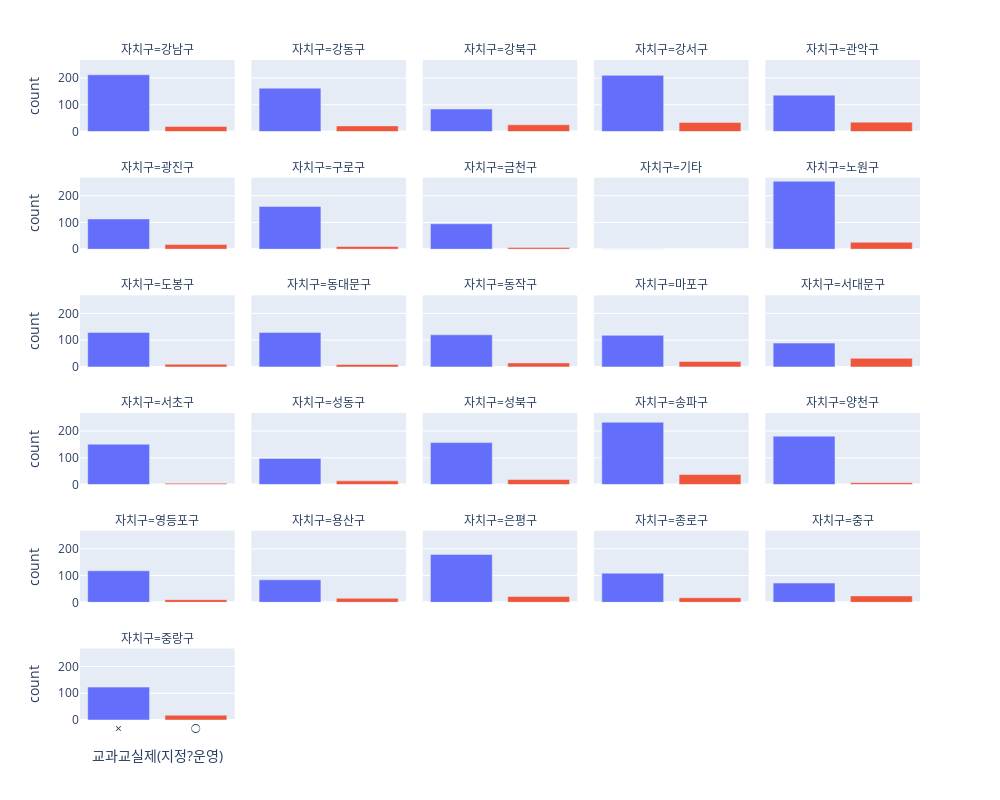

Notebook cell for this chart:
### Markdown cell above
* 대부분의 자치구에서 교과교실제를 운영하고 있는 학교의 개수가 적다..

### Code cell
fig = c_table.plot(x = "교과교실제(지정?운영)", y = "count", color = "교과교실제(지정?운영)",
            backend = "plotly", facet_col = "자치구",
            kind = "bar", facet_col_wrap = 5, width = 1000, height = 800)

fig.update_layout(showlegend = False)
#fig.update_yaxes(matches=None)

### Figure 1 — Plotly figure (JSON) as saved in the notebook; plotly's stock layout.template omitted (floating-point values rounded to 4 significant figures)
{"data": [{"alignmentgroup": "True", "hovertemplate": "교과교실제(지정?운영)=%{x}<br>자치구=강남구<br>count=%{y}<extra></extra>", "legendgroup": "×", "marker": {"color": "#636efa", "pattern": {"shape": ""}}, "name": "×", "offsetgroup": "×", "orientation": "v", "showlegend": true, "textposition": "auto", "type": "bar", "x": ["×"], "xaxis": "x26", "y": [212], "yaxis": "y26"}, {"alignmentgroup": "True", "hovertemplate": "교과교실제(지정?운영)=%{x}<br>자치구=강동구<br>count=%{y}<extra></extra>", "legendgroup": "×", "marker": {"color": "#636efa", "pattern": {"shape": ""}}, "name": "×", "offsetgroup": "×", "orientation": "v", "showlegend": false, "textposition": "auto", "type": "bar", "x": ["×"], "xaxis": "x27", "y": [162], "yaxis": "y27"}, {"alignmentgroup": "True", "hovertemplate": "교과교실제(지정?운영)=%{x}<br>자치구=강북구<br>count=%{y}<extra></extra>", "legendgroup": "×", "marker": {"color": "#636efa", "pattern": {"shape": ""}}, "name": "×", "offsetgroup": "×", "orientation": "v", "showlegend": false, "textposition": "auto", "type": "bar", "x": ["×"], "xaxis": "x28", "y": [84], "yaxis": "y28"}, {"alignmentgroup": "True", "hovertemplate": "교과교실제(지정?운영)=%{x}<br>자치구=강서구<br>count=%{y}<extra></extra>", "legendgroup": "×", "marker": {"color": "#636efa", "pattern": {"shape": ""}}, "name": "×", "offsetgroup": "×", "orientation": "v", "showlegend": false, "textposition": "auto", "type": "bar", "x": ["×"], "xaxis": "x29", "y": [210], "yaxis": "y29"}, {"alignmentgroup": "True", "hovertemplate": "교과교실제(지정?운영)=%{x}<br>자치구=관악구<br>count=%{y}<extra></extra>", "legendgroup": "×", "marker": {"color": "#636efa", "pattern": {"shape": ""}}, "name": "×", "offsetgroup": "×", "orientation": "v", "showlegend": false, "textposition": "auto", "type": "bar", "x": ["×"], "xaxis": "x30", "y": [136], "yaxis": "y30"}, {"alignmentgroup": "True", "hovertemplate": "교과교실제(지정?운영)=%{x}<br>자치구=광진구<br>count=%{y}<extra></extra>", "legendgroup": "×", "marker": {"color": "#636efa", "pattern": {"shape": ""}}, "name": "×", "offsetgroup": "×", "orientation": "v", "showlegend": false, "textposition": "auto", "type": "bar", "x": ["×"], "xaxis": "x21", "y": [113], "yaxis": "y21"}, {"alignmentgroup": "True", "hovertemplate": "교과교실제(지정?운영)=%{x}<br>자치구=구로구<br>count=%{y}<extra></extra>", "legendgroup": "×", "marker": {"color": "#636efa", "pattern": {"shape": ""}}, "name": "×", "offsetgroup": "×", "orientation": "v", "showlegend": false, "textposition": "auto", "type": "bar", "x": ["×"], "xaxis": "x22", "y": [160], "yaxis": "y22"}, {"alignmentgroup": "True", "hovertemplate": "교과교실제(지정?운영)=%{x}<br>자치구=금천구<br>count=%{y}<extra></extra>", "legendgroup": "×", "marker": {"color": "#636efa", "pattern": {"shape": ""}}, "name": "×", "offsetgroup": "×", "orientation": "v", "showlegend": false, "textposition": "auto", "type": "bar", "x": ["×"], "xaxis": "x23", "y": [95], "yaxis": "y23"}, {"alignmentgroup": "True", "hovertemplate": "교과교실제(지정?운영)=%{x}<br>자치구=기타<br>count=%{y}<extra></extra>", "legendgroup": "×", "marker": {"color": "#636efa", "pattern": {"shape": ""}}, "name": "×", "offsetgroup": "×", "orientation": "v", "showlegend": false, "textposition": "auto", "type": "bar", "x": ["×"], "xaxis": "x24", "y": [1], "yaxis": "y24"}, {"alignmentgroup": "True", "hovertemplate": "교과교실제(지정?운영)=%{x}<br>자치구=노원구<br>count=%{y}<extra></extra>", "legendgroup": "×", "marker": {"color": "#636efa", "pattern": {"shape": ""}}, "name": "×", "offsetgroup": "×", "orientation": "v", "showlegend": false, "textposition": "auto", "type": "bar", "x": ["×"], "xaxis": "x25", "y": [254], "yaxis": "y25"}, {"alignmentgroup": "True", "hovertemplate": "교과교실제(지정?운영)=%{x}<br>자치구=도봉구<br>count=%{y}<extra></extra>", "legendgroup": "×", "marker": {"color": "#636efa", "pattern": {"shape": ""}}, "name": "×", "offsetgroup": "×", "orientation": "v", "showlegend": false, "textposition": "auto", "type": "bar", "x": ["×"], "xaxis": "x16", "y": [129], "yaxis": "y16"}, {"alignmentgroup": "True", "hovertemplate": "교과교실제(지정?운영)=%{x}<br>자치구=동대문구<br>count=%{y}<extra></extra>", "legendgroup": "×", "marker": {"color": "#636efa", "pattern": {"shape": ""}}, "name": "×", "offsetgroup": "×", "orientation": "v", "showlegend": false, "textposition": "auto", "type": "bar", "x": ["×"], "xaxis": "x17", "y": [129], "yaxis": "y17"}, {"alignmentgroup": "True", "hovertemplate": "교과교실제(지정?운영)=%{x}<br>자치구=동작구<br>count=%{y}<extra></extra>", "legendgroup": "×", "marker": {"color": "#636efa", "pattern": {"shape": ""}}, "name": "×", "offsetgroup": "×", "orientation": "v", "showlegend": false, "textposition": "auto", "type": "bar", "x": ["×"], "xaxis": "x18", "y": [120], "yaxis": "y18"}, {"alignmentgroup": "True", "hovertemplate": "교과교실제(지정?운영)=%{x}<br>자치구=마포구<br>count=%{y}<extra></extra>", "legendgroup": "×", "marker": {"color": "#636efa", "pattern": {"shape": ""}}, "name": "×", "offsetgroup": "×", "orientation": "v", "showlegend": false, "textposition": "auto", "type": "bar", "x": ["×"], "xaxis": "x19", "y": [118], "yaxis": "y19"}, {"alignmentgroup": "True", "hovertemplate": "교과교실제(지정?운영)=%{x}<br>자치구=서대문구<br>count=%{y}<extra></extra>", "legendgroup": "×", "marker": {"color": "#636efa", "pattern": {"shape": ""}}, "name": "×", "offsetgroup": "×", "orientation": "v", "showlegend": false, "textposition": "auto", "type": "bar", "x": ["×"], "xaxis": "x20", "y": [89], "yaxis": "y20"}, {"alignmentgroup": "True", "hovertemplate": "교과교실제(지정?운영)=%{x}<br>자치구=서초구<br>count=%{y}<extra></extra>", "legendgroup": "×", "marker": {"color": "#636efa", "pattern": {"shape": ""}}, "name": "×", "offsetgroup": "×", "orientation": "v", "showlegend": false, "textposition": "auto", "type": "bar", "x": ["×"], "xaxis": "x11", "y": [151], "yaxis": "y11"}, {"alignmentgroup": "True", "hovertemplate": "교과교실제(지정?운영)=%{x}<br>자치구=성동구<br>count=%{y}<extra></extra>", "legendgroup": "×", "marker": {"color": "#636efa", "pattern": {"shape": ""}}, "name": "×", "offsetgroup": "×", "orientation": "v", "showlegend": false, "textposition": "auto", "type": "bar", "x": ["×"], "xaxis": "x12", "y": [98], "yaxis": "y12"}, {"alignmentgroup": "True", "hovertemplate": "교과교실제(지정?운영)=%{x}<br>자치구=성북구<br>count=%{y}<extra></extra>", "legendgroup": "×", "marker": {"color": "#636efa", "pattern": {"shape": ""}}, "name": "×", "offsetgroup": "×", "orientation": "v", "showlegend": false, "textposition": "auto", "type": "bar", "x": ["×"], "xaxis": "x13", "y": [157], "yaxis": "y13"}, {"alignmentgroup": "True", "hovertemplate": "교과교실제(지정?운영)=%{x}<br>자치구=송파구<br>count=%{y}<extra></extra>", "legendgroup": "×", "marker": {"color": "#636efa", "pattern": {"shape": ""}}, "name": "×", "offsetgroup": "×", "orientation": "v", "showlegend": false, "textposition": "auto", "type": "bar", "x": ["×"], "xaxis": "x14", "y": [233], "yaxis": "y14"}, {"alignmentgroup": "True", "hovertemplate": "교과교실제(지정?운영)=%{x}<br>자치구=양천구<br>count=%{y}<extra></extra>", "legendgroup": "×", "marker": {"color": "#636efa", "pattern": {"shape": ""}}, "name": "×", "offsetgroup": "×", "orientation": "v", "showlegend": false, "textposition": "auto", "type": "bar", "x": ["×"], "xaxis": "x15", "y": [181], "yaxis": "y15"}, {"alignmentgroup": "True", "hovertemplate": "교과교실제(지정?운영)=%{x}<br>자치구=영등포구<br>count=%{y}<extra></extra>", "legendgroup": "×", "marker": {"color": "#636efa", "pattern": {"shape": ""}}, "name": "×", "offsetgroup": "×", "orientation": "v", "showlegend": false, "textposition": "auto", "type": "bar", "x": ["×"], "xaxis": "x6", "y": [118], "yaxis": "y6"}, {"alignmentgroup": "True", "hovertemplate": "교과교실제(지정?운영)=%{x}<br>자치구=용산구<br>count=%{y}<extra></extra>", "legendgroup": "×", "marker": {"color": "#636efa", "pattern": {"shape": ""}}, "name": "×", "offsetgroup": "×", "orientation": "v", "showlegend": false, "textposition": "auto", "type": "bar", "x": ["×"], "xaxis": "x7", "y": [84], "yaxis": "y7"}, {"alignmentgroup": "True", "hovertemplate": "교과교실제(지정?운영)=%{x}<br>자치구=은평구<br>count=%{y}<extra></extra>", "legendgroup": "×", "marker": {"color": "#636efa", "pattern": {"shape": ""}}, "name": "×", "offsetgroup": "×", "orientation": "v", "showlegend": false, "textposition": "auto", "type": "bar", "x": ["×"], "xaxis": "x8", "y": [179], "yaxis": "y8"}, {"alignmentgroup": "True", "hovertemplate": "교과교실제(지정?운영)=%{x}<br>자치구=종로구<br>count=%{y}<extra></extra>", "legendgroup": "×", "marker": {"color": "#636efa", "pattern": {"shape": ""}}, "name": "×", "offsetgroup": "×", "orientation": "v", "showlegend": false, "textposition": "auto", "type": "bar", "x": ["×"], "xaxis": "x9", "y": [109], "yaxis": "y9"}, {"alignmentgroup": "True", "hovertemplate": "교과교실제(지정?운영)=%{x}<br>자치구=중구<br>count=%{y}<extra></extra>", "legendgroup": "×", "marker": {"color": "#636efa", "pattern": {"shape": ""}}, "name": "×", "offsetgroup": "×", "orientation": "v", "showlegend": false, "textposition": "auto", "type": "bar", "x": ["×"], "xaxis": "x10", "y": [72], "yaxis": "y10"}, {"alignmentgroup": "True", "hovertemplate": "교과교실제(지정?운영)=%{x}<br>자치구=중랑구<br>count=%{y}<extra></extra>", "legendgroup": "×", "marker": {"color": "#636efa", "pattern": {"shape": ""}}, "name": "×", "offsetgroup": "×", "orientation": "v", "showlegend": false, "textposition": "auto", "type": "bar", "x": ["×"], "xaxis": "x", "y": [123], "yaxis": "y"}, {"alignmentgroup": "True", "hovertemplate": "교과교실제(지정?운영)=%{x}<br>자치구=강남구<br>count=%{y}<extra></extra>", "legendgroup": "○", "marker": {"color": "#EF553B", "pattern": {"shape": ""}}, "name": "○", "offsetgroup": "○", "orientation": "v", "showlegend": true, "textposition": "auto", "type": "bar", "x": ["○"], "xaxis": "x26", "y": [19], "yaxis": "y26"}, {"alignmentgroup": "True", "hovertemplate": "교과교실제(지정?운영)=%{x}<br>자치구=강동구<br>count=%{y}<extra></extra>", "legendgroup": "○", "marker": {"color": "#EF553B", "pattern": {"shape": ""}}, "name": "○", "offsetgroup": "○", "orientation": "v", "showlegend": false, "textposition": "auto", "type": "bar", "x": ["○"], "xaxis": "x27", "y": [21], "yaxis": "y27"}, {"alignmentgroup": "True", "hovertemplate": "교과교실제(지정?운영)=%{x}<br>자치구=강북구<br>count=%{y}<extra></extra>", "legendgroup": "○", "marker": {"color": "#EF553B", "pattern": {"shape": ""}}, "name": "○", "offsetgroup": "○", "orientation": "v", "showlegend": false, "textposition": "auto", "type": "bar", "x": ["○"], "xaxis": "x28", "y": [25], "yaxis": "y28"}, {"alignmentgroup": "True", "hovertemplate": "교과교실제(지정?운영)=%{x}<br>자치구=강서구<br>count=%{y}<extra></extra>", "legendgroup": "○", "marker": {"color": "#EF553B", "pattern": {"shape": ""}}, "name": "○", "offsetgroup": "○", "orientation": "v", "showlegend": false, "textposition": "auto", "type": "bar", "x": ["○"], "xaxis": "x29", "y": [34], "yaxis": "y29"}, {"alignmentgroup": "True", "hovertemplate": "교과교실제(지정?운영)=%{x}<br>자치구=관악구<br>count=%{y}<extra></extra>", "legendgroup": "○", "marker": {"color": "#EF553B", "pattern": {"shape": ""}}, "name": "○", "offsetgroup": "○", "orientation": "v", "showlegend": false, "textposition": "auto", "type": "bar", "x": ["○"], "xaxis": "x30", "y": [35], "yaxis": "y30"}, {"alignmentgroup": "True", "hovertemplate": "교과교실제(지정?운영)=%{x}<br>자치구=광진구<br>count=%{y}<extra></extra>", "legendgroup": "○", "marker": {"color": "#EF553B", "pattern": {"shape": ""}}, "name": "○", "offsetgroup": "○", "orientation": "v", "showlegend": false, "textposition": "auto", "type": "bar", "x": ["○"], "xaxis": "x21", "y": [18], "yaxis": "y21"}, {"alignmentgroup": "True", "hovertemplate": "교과교실제(지정?운영)=%{x}<br>자치구=구로구<br>count=%{y}<extra></extra>", "legendgroup": "○", "marker": {"color": "#EF553B", "pattern": {"shape": ""}}, "name": "○", "offsetgroup": "○", "orientation": "v", "showlegend": false, "textposition": "auto", "type": "bar", "x": ["○"], "xaxis": "x22", "y": [10], "yaxis": "y22"}, {"alignmentgroup": "True", "hovertemplate": "교과교실제(지정?운영)=%{x}<br>자치구=금천구<br>count=%{y}<extra></extra>", "legendgroup": "○", "marker": {"color": "#EF553B", "pattern": {"shape": ""}}, "name": "○", "offsetgroup": "○", "orientation": "v", "showlegend": false, "textposition": "auto", "type": "bar", "x": ["○"], "xaxis": "x23", "y": [6], "yaxis": "y23"}, {"alignmentgroup": "True", "hovertemplate": "교과교실제(지정?운영)=%{x}<br>자치구=노원구<br>count=%{y}<extra></extra>", "legendgroup": "○", "marker": {"color": "#EF553B", "pattern": {"shape": ""}}, "name": "○", "offsetgroup": "○", "orientation": "v", "showlegend": false, "textposition": "auto", "type": "bar", "x": ["○"], "xaxis": "x25", "y": [26], "yaxis": "y25"}, {"alignmentgroup": "True", "hovertemplate": "교과교실제(지정?운영)=%{x}<br>자치구=도봉구<br>count=%{y}<extra></extra>", "legendgroup": "○", "marker": {"color": "#EF553B", "pattern": {"shape": ""}}, "name": "○", "offsetgroup": "○", "orientation": "v", "showlegend": false, "textposition": "auto", "type": "bar", "x": ["○"], "xaxis": "x16", "y": [10], "yaxis": "y16"}, {"alignmentgroup": "True", "hovertemplate": "교과교실제(지정?운영)=%{x}<br>자치구=동대문구<br>count=%{y}<extra></extra>", "legendgroup": "○", "marker": {"color": "#EF553B", "pattern": {"shape": ""}}, "name": "○", "offsetgroup": "○", "orientation": "v", "showlegend": false, "textposition": "auto", "type": "bar", "x": ["○"], "xaxis": "x17", "y": [9], "yaxis": "y17"}, {"alignmentgroup": "True", "hovertemplate": "교과교실제(지정?운영)=%{x}<br>자치구=동작구<br>count=%{y}<extra></extra>", "legendgroup": "○", "marker": {"color": "#EF553B", "pattern": {"shape": ""}}, "name": "○", "offsetgroup": "○", "orientation": "v", "showlegend": false, "textposition": "auto", "type": "bar", "x": ["○"], "xaxis": "x18", "y": [15], "yaxis": "y18"}, {"alignmentgroup": "True", "hovertemplate": "교과교실제(지정?운영)=%{x}<br>자치구=마포구<br>count=%{y}<extra></extra>", "legendgroup": "○", "marker": {"color": "#EF553B", "pattern": {"shape": ""}}, "name": "○", "offsetgroup": "○", "orientation": "v", "showlegend": false, "textposition": "auto", "type": "bar", "x": ["○"], "xaxis": "x19", "y": [20], "yaxis": "y19"}, {"alignmentgroup": "True", "hovertemplate": "교과교실제(지정?운영)=%{x}<br>자치구=서대문구<br>count=%{y}<extra></extra>", "legendgroup": "○", "marker": {"color": "#EF553B", "pattern": {"shape": ""}}, "name": "○", "offsetgroup": "○", "orientation": "v", "showlegend": false, "textposition": "auto", "type": "bar", "x": ["○"], "xaxis": "x20", "y": [32], "yaxis": "y20"}, {"alignmentgroup": "True", "hovertemplate": "교과교실제(지정?운영)=%{x}<br>자치구=서초구<br>count=%{y}<extra></extra>", "legendgroup": "○", "marker": {"color": "#EF553B", "pattern": {"shape": ""}}, "name": "○", "offsetgroup": "○", "orientation": "v", "showlegend": false, "textposition": "auto", "type": "bar", "x": ["○"], "xaxis": "x11", "y": [5], "yaxis": "y11"}, {"alignmentgroup": "True", "hovertemplate": "교과교실제(지정?운영)=%{x}<br>자치구=성동구<br>count=%{y}<extra></extra>", "legendgroup": "○", "marker": {"color": "#EF553B", "pattern": {"shape": ""}}, "name": "○", "offsetgroup": "○", "orientation": "v", "showlegend": false, "textposition": "auto", "type": "bar", "x": ["○"], "xaxis": "x12", "y": [14], "yaxis": "y12"}, {"alignmentgroup": "True", "hovertemplate": "교과교실제(지정?운영)=%{x}<br>자치구=성북구<br>count=%{y}<extra></extra>", "legendgroup": "○", "marker": {"color": "#EF553B", "pattern": {"shape": ""}}, "name": "○", "offsetgroup": "○", "orientation": "v", "showlegend": false, "textposition": "auto", "type": "bar", "x": ["○"], "xaxis": "x13", "y": [19], "yaxis": "y13"}, {"alignmentgroup": "True", "hovertemplate": "교과교실제(지정?운영)=%{x}<br>자치구=송파구<br>count=%{y}<extra></extra>", "legendgroup": "○", "marker": {"color": "#EF553B", "pattern": {"shape": ""}}, "name": "○", "offsetgroup": "○", "orientation": "v", "showlegend": false, "textposition": "auto", "type": "bar", "x": ["○"], "xaxis": "x14", "y": [38], "yaxis": "y14"}, {"alignmentgroup": "True", "hovertemplate": "교과교실제(지정?운영)=%{x}<br>자치구=양천구<br>count=%{y}<extra></extra>", "legendgroup": "○", "marker": {"color": "#EF553B", "pattern": {"shape": ""}}, "name": "○", "offsetgroup": "○", "orientation": "v", "showlegend": false, "textposition": "auto", "type": "bar", "x": ["○"], "xaxis": "x15", "y": [7], "yaxis": "y15"}, {"alignmentgroup": "True", "hovertemplate": "교과교실제(지정?운영)=%{x}<br>자치구=영등포구<br>count=%{y}<extra></extra>", "legendgroup": "○", "marker": {"color": "#EF553B", "pattern": {"shape": ""}}, "name": "○", "offsetgroup": "○", "orientation": "v", "showlegend": false, "textposition": "auto", "type": "bar", "x": ["○"], "xaxis": "x6", "y": [10], "yaxis": "y6"}, {"alignmentgroup": "True", "hovertemplate": "교과교실제(지정?운영)=%{x}<br>자치구=용산구<br>count=%{y}<extra></extra>", "legendgroup": "○", "marker": {"color": "#EF553B", "pattern": {"shape": ""}}, "name": "○", "offsetgroup": "○", "orientation": "v", "showlegend": false, "textposition": "auto", "type": "bar", "x": ["○"], "xaxis": "x7", "y": [15], "yaxis": "y7"}, {"alignmentgroup": "True", "hovertemplate": "교과교실제(지정?운영)=%{x}<br>자치구=은평구<br>count=%{y}<extra></extra>", "legendgroup": "○", "marker": {"color": "#EF553B", "pattern": {"shape": ""}}, "name": "○", "offsetgroup": "○", "orientation": "v", "showlegend": false, "textposition": "auto", "type": "bar", "x": ["○"], "xaxis": "x8", "y": [22], "yaxis": "y8"}, {"alignmentgroup": "True", "hovertemplate": "교과교실제(지정?운영)=%{x}<br>자치구=종로구<br>count=%{y}<extra></extra>", "legendgroup": "○", "marker": {"color": "#EF553B", "pattern": {"shape": ""}}, "name": "○", "offsetgroup": "○", "orientation": "v", "showlegend": false, "textposition": "auto", "type": "bar", "x": ["○"], "xaxis": "x9", "y": [17], "yaxis": "y9"}, {"alignmentgroup": "True", "hovertemplate": "교과교실제(지정?운영)=%{x}<br>자치구=중구<br>count=%{y}<extra></extra>", "legendgroup": "○", "marker": {"color": "#EF553B", "pattern": {"shape": ""}}, "name": "○", "offsetgroup": "○", "orientation": "v", "showlegend": false, "textposition": "auto", "type": "bar", "x": ["○"], "xaxis": "x10", "y": [24], "yaxis": "y10"}, {"alignmentgroup": "True", "hovertemplate": "교과교실제(지정?운영)=%{x}<br>자치구=중랑구<br>count=%{y}<extra></extra>", "legendgroup": "○", "marker": {"color": "#EF553B", "pattern": {"shape": ""}}, "name": "○", "offsetgroup": "○", "orientation": "v", "showlegend": false, "textposition": "auto", "type": "bar", "x": ["○"], "xaxis": "x", "y": [18], "yaxis": "y"}], "layout": {"annotations": [{"font": {}, "showarrow": false, "text": "자치구=중랑구", "x": 0.092, "xanchor": "center", "xref": "paper", "y": 0.1083, "yanchor": "bottom", "yref": "paper"}, {"font": {}, "showarrow": false, "text": "자치구=영등포구", "x": 0.092, "xanchor": "center", "xref": "paper", "y": 0.2867, "yanchor": "bottom", "yref": "paper"}, {"font": {}, "showarrow": false, "text": "자치구=용산구", "x": 0.296, "xanchor": "center", "xref": "paper", "y": 0.2867, "yanchor": "bottom", "yref": "paper"}, {"font": {}, "showarrow": false, "text": "자치구=은평구", "x": 0.5, "xanchor": "center", "xref": "paper", "y": 0.2867, "yanchor": "bottom", "yref": "paper"}, {"font": {}, "showarrow": false, "text": "자치구=종로구", "x": 0.704, "xanchor": "center", "xref": "paper", "y": 0.2867, "yanchor": "bottom", "yref": "paper"}, {"font": {}, "showarrow": false, "text": "자치구=중구", "x": 0.908, "xanchor": "center", "xref": "paper", "y": 0.2867, "yanchor": "bottom", "yref": "paper"}, {"font": {}, "showarrow": false, "text": "자치구=서초구", "x": 0.092, "xanchor": "center", "xref": "paper", "y": 0.465, "yanchor": "bottom", "yref": "paper"}, {"font": {}, "showarrow": false, "text": "자치구=성동구", "x": 0.296, "xanchor": "center", "xref": "paper", "y": 0.465, "yanchor": "bottom", "yref": "paper"}, {"font": {}, "showarrow": false, "text": "자치구=성북구", "x": 0.5, "xanchor": "center", "xref": "paper", "y": 0.465, "yanchor": "bottom", "yref": "paper"}, {"font": {}, "showarrow": false, "text": "자치구=송파구", "x": 0.704, "xanchor": "center", "xref": "paper", "y": 0.465, "yanchor": "bottom", "yref": "paper"}, {"font": {}, "showarrow": false, "text": "자치구=양천구", "x": 0.908, "xanchor": "center", "xref": "paper", "y": 0.465, "yanchor": "bottom", "yref": "paper"}, {"font": {}, "showarrow": false, "text": "자치구=도봉구", "x": 0.092, "xanchor": "center", "xref": "paper", "y": 0.6433, "yanchor": "bottom", "yref": "paper"}, {"font": {}, "showarrow": false, "text": "자치구=동대문구", "x": 0.296, "xanchor": "center", "xref": "paper", "y": 0.6433, "yanchor": "bottom", "yref": "paper"}, {"font": {}, "showarrow": false, "text": "자치구=동작구", "x": 0.5, "xanchor": "center", "xref": "paper", "y": 0.6433, "yanchor": "bottom", "yref": "paper"}, {"font": {}, "showarrow": false, "text": "자치구=마포구", "x": 0.704, "xanchor": "center", "xref": "paper", "y": 0.6433, "yanchor": "bottom", "yref": "paper"}, {"font": {}, "showarrow": false, "text": "자치구=서대문구", "x": 0.908, "xanchor": "center", "xref": "paper", "y": 0.6433, "yanchor": "bottom", "yref": "paper"}, {"font": {}, "showarrow": false, "text": "자치구=광진구", "x": 0.092, "xanchor": "center", "xref": "paper", "y": 0.8217, "yanchor": "bottom", "yref": "paper"}, {"font": {}, "showarrow": false, "text": "자치구=구로구", "x": 0.296, "xanchor": "center", "xref": "paper", "y": 0.8217, "yanchor": "bottom", "yref": "paper"}, {"font": {}, "showarrow": false, "text": "자치구=금천구", "x": 0.5, "xanchor": "center", "xref": "paper", "y": 0.8217, "yanchor": "bottom", "yref": "paper"}, {"font": {}, "showarrow": false, "text": "자치구=기타", "x": 0.704, "xanchor": "center", "xref": "paper", "y": 0.8217, "yanchor": "bottom", "yref": "paper"}, {"font": {}, "showarrow": false, "text": "자치구=노원구", "x": 0.908, "xanchor": "center", "xref": "paper", "y": 0.8217, "yanchor": "bottom", "yref": "paper"}, {"font": {}, "showarrow": false, "text": "자치구=강남구", "x": 0.092, "xanchor": "center", "xref": "paper", "y": 1.0, "yanchor": "bottom", "yref": "paper"}, {"font": {}, "showarrow": false, "text": "자치구=강동구", "x": 0.296, "xanchor": "center", "xref": "paper", "y": 1.0, "yanchor": "bottom", "yref": "paper"}, {"font": {}, "showarrow": false, "text": "자치구=강북구", "x": 0.5, "xanchor": "center", "xref": "paper", "y": 1.0, "yanchor": "bottom", "yref": "paper"}, {"font": {}, "showarrow": false, "text": "자치구=강서구", "x": 0.704, "xanchor": "center", "xref": "paper", "y": 1.0, "yanchor": "bottom", "yref": "paper"}, {"font": {}, "showarrow": false, "text": "자치구=관악구", "x": 0.908, "xanchor": "center", "xref": "paper", "y": 1.0, "yanchor": "bottom", "yref": "paper"}], "barmode": "relative", "height": 800, "legend": {"title": {"text": "교과교실제(지정?운영)"}, "tracegroupgap": 0}, "margin": {"t": 60}, "showlegend": false, "width": 1000, "xaxis": {"anchor": "y", "autorange": true, "categoryarray": ["×", "○"], "categoryorder": "array", "domain": [0, 0.184], "range": [-0.5, 1.5], "title": {"text": "교과교실제(지정?운영)"}, "type": "category"}, "xaxis10": {"anchor": "y10", "autorange": true, "domain": [0.816, 1], "matches": "x", "range": [-0.5, 1.5], "showticklabels": false, "type": "category"}, "xaxis11": {"anchor": "y11", "autorange": true, "domain": [0, 0.184], "matches": "x", "range": [-0.5, 1.5], "showticklabels": false, "type": "category"}, "xaxis12": {"anchor": "y12", "autorange": true, "domain": [0.204, 0.388], "matches": "x", "range": [-0.5, 1.5], "showticklabels": false, "type": "category"}, "xaxis13": {"anchor": "y13", "autorange": true, "domain": [0.408, 0.592], "matches": "x", "range": [-0.5, 1.5], "showticklabels": false, "type": "category"}, "xaxis14": {"anchor": "y14", "autorange": true, "domain": [0.612, 0.796], "matches": "x", "range": [-0.5, 1.5], "showticklabels": false, "type": "category"}, "xaxis15": {"anchor": "y15", "autorange": true, "domain": [0.816, 1], "matches": "x", "range": [-0.5, 1.5], "showticklabels": false, "type": "category"}, "xaxis16": {"anchor": "y16", "autorange": true, "domain": [0, 0.184], "matches": "x", "range": [-0.5, 1.5], "showticklabels": false, "type": "category"}, "xaxis17": {"anchor": "y17", "autorange": true, "domain": [0.204, 0.388], "matches": "x", "range": [-0.5, 1.5], "showticklabels": false, "type": "category"}, "xaxis18": {"anchor": "y18", "autorange": true, "domain": [0.408, 0.592], "matches": "x", "range": [-0.5, 1.5], "showticklabels": false, "type": "category"}, "xaxis19": {"anchor": "y19", "autorange": true, "domain": [0.612, 0.796], "matches": "x", "range": [-0.5, 1.5], "showticklabels": false, "type": "category"}, "xaxis2": {"anchor": "y2", "categoryarray": ["×", "○"], "categoryorder": "array", "domain": [0.204, 0.388], "matches": "x", "title": {"text": "교과교실제(지정?운영)"}}, "xaxis20": {"anchor": "y20", "autorange": true, "domain": [0.816, 1], "matches": "x", "range": [-0.5, 1.5], "showticklabels": false, "type": "category"}, "xaxis21": {"anchor": "y21", "autorange": true, "domain": [0, 0.184], "matches": "x", "range": [-0.5, 1.5], "showticklabels": false, "type": "category"}, "xaxis22": {"anchor": "y22", "autorange": true, "domain": [0.204, 0.388], "matches": "x", "range": [-0.5, 1.5], "showticklabels": false, "type": "category"}, "xaxis23": {"anchor": "y23", "autorange": true, "domain": [0.408, 0.592], "matches": "x", "range": [-0.5, 1.5], "showticklabels": false, "type": "category"}, "xaxis24": {"anchor": "y24", "autorange": true, "domain": [0.612, 0.796], "matches": "x", "range": [-0.5, 1.5], "showticklabels": false, "type": "category"}, "xaxis25": {"anchor": "y25", "autorange": true, "domain": [0.816, 1], "matches": "x", "range": [-0.5, 1.5], "showticklabels": false, "type": "category"}, "xaxis26": {"anchor": "y26", "autorange": true, "domain": [0, 0.184], "matches": "x", "range": [-0.5, 1.5], "showticklabels": false, "type": "category"}, "xaxis27": {"anchor": "y27", "autorange": true, "domain": [0.204, 0.388], "matches": "x", "range": [-0.5, 1.5], "showticklabels": false, "type": "category"}, "xaxis28": {"anchor": "y28", "autorange": true, "domain": [0.408, 0.592], "matches": "x", "range": [-0.5, 1.5], "showticklabels": false, "type": "category"}, "xaxis29": {"anchor": "y29", "autorange": true, "domain": [0.612, 0.796], "matches": "x", "range": [-0.5, 1.5], "showticklabels": false, "type": "category"}, "xaxis3": {"anchor": "y3", "categoryarray": ["×", "○"], "categoryorder": "array", "domain": [0.408, 0.592], "matches": "x", "title": {"text": "교과교실제(지정?운영)"}}, "xaxis30": {"anchor": "y30", "autorange": true, "domain": [0.816, 1], "matches": "x", "range": [-0.5, 1.5], "showticklabels": false, "type": "category"}, "xaxis4": {"anchor": "y4", "categoryarray": ["×", "○"], "categoryorder": "array", "domain": [0.612, 0.796], "matches": "x", "title": {"text": "교과교실제(지정?운영)"}}, "xaxis5": {"anchor": "y5", "categoryarray": ["×", "○"], "categoryorder": "array", "domain": [0.816, 1], "matches": "x", "title": {"text": "교과교실제(지정?운영)"}}, "xaxis6": {"anchor": "y6", "autorange": true, "domain": [0, 0.184], "matches": "x", "range": [-0.5, 1.5], "showticklabels": false, "type": "category"}, "xaxis7": {"anchor": "y7", "autorange": false, "domain": [0.204, 0.388], "matches": "x", "range": [-0.5, 1.5], "showticklabels": false, "type": "category"}, "xaxis8": {"anchor": "y8", "autorange": true, "domain": [0.408, 0.592], "matches": "x", "range": [-0.5, 1.5], "showticklabels": false, "type": "category"}, "xaxis9": {"anchor": "y9", "autorange": true, "domain": [0.612, 0.796], "matches": "x", "range": [-0.5, 1.5], "showticklabels": false, "type": "category"}, "yaxis": {"anchor": "x", "autorange": true, "domain": [0, 0.1083], "range": [0, 267.4], "title": {"text": "count"}, "type": "linear"}, "yaxis10": {"anchor": "x10", "autorange": true, "domain": [0.1783, 0.2867], "matches": "y", "range": [0, 267.4], "showticklabels": false, "type": "linear"}, "yaxis11": {"anchor": "x11", "autorange": true, "domain": [0.3567, 0.465], "matches": "y", "range": [0, 267.4], "title": {"text": "count"}, "type": "linear"}, "yaxis12": {"anchor": "x12", "autorange": true, "domain": [0.3567, 0.465], "matches": "y", "range": [0, 267.4], "showticklabels": false, "type": "linear"}, "yaxis13": {"anchor": "x13", "autorange": true, "domain": [0.3567, 0.465], "matches": "y", "range": [0, 267.4], "showticklabels": false, "type": "linear"}, "yaxis14": {"anchor": "x14", "autorange": true, "domain": [0.3567, 0.465], "matches": "y", "range": [0, 267.4], "showticklabels": false, "type": "linear"}, "yaxis15": {"anchor": "x15", "autorange": true, "domain": [0.3567, 0.465], "matches": "y", "range": [0, 267.4], "showticklabels": false, "type": "linear"}, "yaxis16": {"anchor": "x16", "autorange": true, "domain": [0.535, 0.6433], "matches": "y", "range": [0, 267.4], "title": {"text": "count"}, "type": "linear"}, "yaxis17": {"anchor": "x17", "autorange": true, "domain": [0.535, 0.6433], "matches": "y", "range": [0, 267.4], "showticklabels": false, "type": "linear"}, "yaxis18": {"anchor": "x18", "autorange": true, "domain": [0.535, 0.6433], "matches": "y", "range": [0, 267.4], "showticklabels": false, "type": "linear"}, "yaxis19": {"anchor": "x19", "autorange": true, "domain": [0.535, 0.6433], "matches": "y", "range": [0, 267.4], "showticklabels": false, "type": "linear"}, "yaxis2": {"anchor": "x2", "domain": [0, 0.1083], "matches": "y", "showticklabels": false}, "yaxis20": {"anchor": "x20", "autorange": true, "domain": [0.535, 0.6433], "matches": "y", "range": [0, 267.4], "showticklabels": false, "type": "linear"}, "yaxis21": {"anchor": "x21", "autorange": true, "domain": [0.7133, 0.8217], "matches": "y", "range": [0, 267.4], "title": {"text": "count"}, "type": "linear"}, "yaxis22": {"anchor": "x22", "autorange": true, "domain": [0.7133, 0.8217], "matches": "y", "range": [0, 267.4], "showticklabels": false, "type": "linear"}, "yaxis23": {"anchor": "x23", "autorange": true, "domain": [0.7133, 0.8217], "matches": "y", "range": [0, 267.4], "showticklabels": false, "type": "linear"}, "yaxis24": {"anchor": "x24", "autorange": true, "domain": [0.7133, 0.8217], "matches": "y", "range": [0, 267.4], "showticklabels": false, "type": "linear"}, "yaxis25": {"anchor": "x25", "autorange": true, "domain": [0.7133, 0.8217], "matches": "y", "range": [0, 267.4], "showticklabels": false, "type": "linear"}, "yaxis26": {"anchor": "x26", "autorange": true, "domain": [0.8917, 1.0], "matches": "y", "range": [0, 267.4], "title": {"text": "count"}, "type": "linear"}, "yaxis27": {"anchor": "x27", "autorange": true, "domain": [0.8917, 1.0], "matches": "y", "range": [0, 267.4], "showticklabels": false, "type": "linear"}, "yaxis28": {"anchor": "x28", "autorange": true, "domain": [0.8917, 1.0], "matches": "y", "range": [0, 267.4], "showticklabels": false, "type": "linear"}, "yaxis29": {"anchor": "x29", "autorange": true, "domain": [0.8917, 1.0], "matches": "y", "range": [0, 267.4], "showticklabels": false, "type": "linear"}, "yaxis3": {"anchor": "x3", "domain": [0, 0.1083], "matches": "y", "showticklabels": false}, "yaxis30": {"anchor": "x30", "autorange": true, "domain": [0.8917, 1.0], "matches": "y", "range": [0, 267.4], "showticklabels": false, "type": "linear"}, "yaxis4": {"anchor": "x4", "domain": [0, 0.1083], "matches": "y", "showticklabels": false}, "yaxis5": {"anchor": "x5", "domain": [0, 0.1083], "matches": "y", "showticklabels": false}, "yaxis6": {"anchor": "x6", "autorange": true, "domain": [0.1783, 0.2867], "matches": "y", "range": [0, 267.4], "title": {"text": "count"}, "type": "linear"}, "yaxis7": {"anchor": "x7", "autorange": true, "domain": [0.1783, 0.2867], "matches": "y", "range": [0, 267.4], "showticklabels": false, "type": "linear"}, "yaxis8": {"anchor": "x8", "autorange": true, "domain": [0.1783, 0.2867], "matches": "y", "range": [0, 267.4], "showticklabels": false, "type": "linear"}, "yaxis9": {"anchor": "x9", "autorange": true, "domain": [0.1783, 0.2867], "matches": "y", "range": [0, 267.4], "showticklabels": false, "type": "linear"}}}
